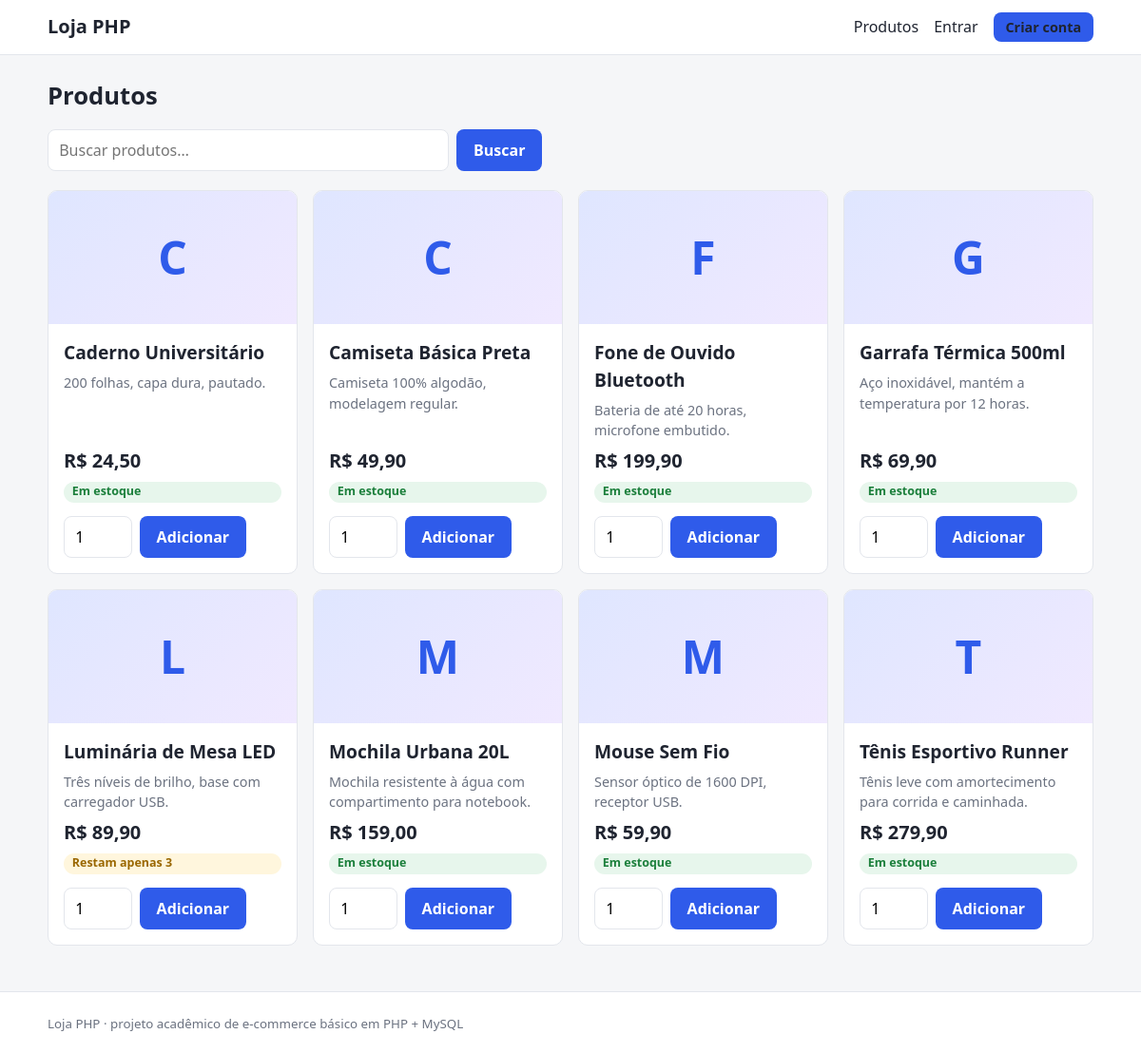
The page / on the database its author committed.
### tables this page shows
CREATE TABLE IF NOT EXISTS products (
    id          INT UNSIGNED NOT NULL AUTO_INCREMENT,
    name        VARCHAR(150) NOT NULL,
    description TEXT NULL,
    price       DECIMAL(10,2) NOT NULL,
    stock       INT UNSIGNED NOT NULL DEFAULT 0,
    image_url   VARCHAR(255) NULL,
    active      TINYINT(1) NOT NULL DEFAULT 1,
    created_at  TIMESTAMP NOT NULL DEFAULT CURRENT_TIMESTAMP,
    updated_at  TIMESTAMP NOT NULL DEFAULT CURRENT_TIMESTAMP ON UPDATE CURRENT_TIMESTAMP,
    PRIMARY KEY (id),
    KEY idx_products_active (active),
    CONSTRAINT chk_products_price CHECK (price >= 0)
);

### src/helpers.php (called while the page is built, shortened)
<?php
function config(string $key, mixed $default = null): mixed
{
    $value = $GLOBALS['config'];
    foreach (explode('.', $key) as $part) {
        $value = $value[$part];
    }
    return $value;
}
function app_name(): string
{
    return (string) config('app.name', 'Loja');
}
function base_path(): string
{
    return rtrim((string) config('app.base_path', ''), '/');
}
function url(string $path = '/'): string
{
    return base_path() . $path;
}
function e(string|int|float|null $value): string
{
    return htmlspecialchars((string) $value, ENT_QUOTES | ENT_SUBSTITUTE, 'UTF-8');
}
function input_str(array $source, string $key): string
{
    $v = $source[$key] ?? '';
    return is_string($v) ? trim($v) : '';
}
function money(string|int|float $value): string
{
    return 'R$ ' . number_format((float) $value, 2, ',', '.');
}
function render_header(string $pageTitle = ''): void
{
    require __DIR__ . '/views/header.php';
}
function render_footer(): void
{
    require __DIR__ . '/views/footer.php';
}

### src/auth.php (called while the page is built, shortened)
<?php
function current_user(): ?array
{
    static $user = false;
    if ($user === false) {
        $user = null;
    }
    return $user;
}

### src/db.php (called while the page is built, shortened)
<?php
function db(): PDO
{
    static $pdo = null;
    if ($pdo === null) {
        $c   = config('db');
        $dsn = sprintf(
            'mysql:host=%s;port=%s;dbname=%s;charset=%s',
            $c['host'],
            $c['port'],
            $c['name'],
            $c['charset']
        );
        $pdo = new PDO($dsn, $c['user'], $c['pass'], [
            PDO::ATTR_ERRMODE            => PDO::ERRMODE_EXCEPTION,
            PDO::ATTR_DEFAULT_FETCH_MODE => PDO::FETCH_ASSOC,
            PDO::ATTR_EMULATE_PREPARES   => false,
        ]);
    }
    return $pdo;
}

### public/index.php (the view, shortened to what this page needs)
<?php
$q      = input_str($_GET, 'q');
$sql    = 'SELECT id, name, description, price, stock, image_url FROM products WHERE active = 1';
$params = [];
$sql .= ' ORDER BY name';
$st = db()->prepare($sql);
$st->execute($params);
$products = $st->fetchAll();
render_header('Produtos');
?>
<h1>Produtos</h1>
<form method="get" class="search" role="search">
    <input type="search" name="q" value="<?= e($q) ?>" placeholder="Buscar produtos…" aria-label="Buscar produtos">
    <button type="submit" class="btn">Buscar</button>
</form>
<?php if (!$products): ?>
    <div class="empty">Nenhum produto encontrado.</div>
<?php else: ?>
    <div class="grid">
        <?php foreach ($products as $p):
            $stock = (int) $p['stock'];
            $img   = (string) $p['image_url'];
            ?>
            <article class="product">
                <div class="product__image" aria-hidden="true">
                    <?php if ($img !== ''): ?>
                        <img src="<?= e($img) ?>" alt="" loading="lazy">
                    <?php else: ?>
                        <?= e(mb_strtoupper(mb_substr($p['name'], 0, 1, 'UTF-8'), 'UTF-8')) ?>
                    <?php endif; ?>
                </div>
                <div class="product__body">
                    <h2 class="product__name"><?= e($p['name']) ?></h2>
                    <p class="product__desc"><?= e($p['description']) ?></p>
                    <div class="product__price"><?= e(money($p['price'])) ?></div>
                    <?php if ($stock === 0): ?>
                        <span class="badge badge--out">Esgotado</span>
                    <?php elseif ($stock <= 5): ?>
                        <span class="badge badge--low">Restam apenas <?= $stock ?></span>
                    <?php else: ?>
                        <span class="badge badge--ok">Em estoque</span>
                    <?php endif; ?>
                    <?php if ($stock > 0): ?>
                        <form method="post" action="<?= e(url('/cart.php')) ?>" class="product__buy">
                            <input type="number" name="quantity" value="1" min="1" max="<?= $stock ?>" aria-label="Quantidade">
                            <button type="submit" class="btn">Adicionar</button>
                        </form>
                    <?php endif; ?>
                </div>
            </article>
        <?php endforeach; ?>
    </div>
<?php endif; ?>
<?php render_footer(); ?>

### src/views/header.php (shortened to what this page needs)
<?php
$user      = current_user();
$cartCount = $user ? cart_count((int) $user['id']) : 0;
?>
<!doctype html>
<html lang="pt-BR">
<head>
    <link rel="stylesheet" href="<?= e(url('/assets/style.css')) ?>">
</head>
<body>
<header class="topbar">
    <div class="container topbar__inner">
        <a class="brand" href="<?= e(url('/')) ?>"><?= e(app_name()) ?></a>
        <nav class="nav" aria-label="Principal">
            <a href="<?= e(url('/')) ?>">Produtos</a>
            <?php if ($user): ?>
                <a href="<?= e(url('/cart.php')) ?>">Carrinho<?php if ($cartCount > 0): ?> <span class="pill"><?= $cartCount ?></span><?php endif; ?></a>
                <a href="<?= e(url('/orders.php')) ?>">Meus pedidos</a>
                <?php if ($user['role'] === 'admin'): ?>
                    <a href="<?= e(url('/admin/')) ?>">Admin</a>
                <?php endif; ?>
                <span class="nav__user">Olá, <?= e(explode(' ', $user['name'])[0]) ?></span>
                <form method="post" action="<?= e(url('/logout.php')) ?>" class="inline">
                    <?= csrf_field() ?>
                    <button type="submit" class="link-button">Sair</button>
                </form>
            <?php else: ?>
                <a href="<?= e(url('/login.php')) ?>">Entrar</a>
                <a class="btn btn--small" href="<?= e(url('/register.php')) ?>">Criar conta</a>
            <?php endif; ?>
        </nav>
    </div>
</header>
<main class="container">

### src/views/footer.php
</main>
<footer class="footer">
    <div class="container">
        <small><?= e(app_name()) ?> · projeto acadêmico de e-commerce básico em PHP + MySQL</small>
    </div>
</footer>
</body>
</html>

### public/assets/style.css (style rules this page uses)
:root { --bg: #f5f6f8; --surface: #ffffff; --text: #1f2430; --muted: #6b7280; --border: #e3e6ec; --primary: #2f5bea; --primary-dark: #2448c4; --danger: #c62828; --success: #1b7f3b; --warning: #9a6700; --radius: 10px; }
* { box-sizing: border-box; }
body { margin: 0; min-height: 100vh; display: flex; flex-direction: column; background: var(--bg); color: var(--text); font: 16px/1.5 system-ui, -apple-system, "Segoe UI", Roboto, sans-serif; }
main { flex: 1; padding-top: 1.5rem; padding-bottom: 3rem; }
a { color: var(--primary); }
h1 { font-size: 1.6rem; margin: 0 0 1rem; }
h2 { font-size: 1.2rem; margin: 1.5rem 0 .75rem; }
.container { width: min(1100px, 100% - 2rem); margin-inline: auto; }
.topbar { background: var(--surface); border-bottom: 1px solid var(--border); }
.topbar__inner { display: flex; align-items: center; justify-content: space-between; gap: 1rem; padding: .8rem 0; flex-wrap: wrap; }
.brand { font-weight: 700; font-size: 1.25rem; text-decoration: none; color: var(--text); }
.nav { display: flex; align-items: center; gap: 1rem; flex-wrap: wrap; }
.nav a { text-decoration: none; color: var(--text); }
.btn, button.btn { display: inline-block; padding: .6rem 1.1rem; border: 0; border-radius: 8px; background: var(--primary); color: #fff; font: inherit; font-weight: 600; text-decoration: none; cursor: pointer; }
.btn--small { padding: .3rem .8rem; font-size: .9rem; }
input[type=text], input[type=email], input[type=password], input[type=number], input[type=url], input[type=search], textarea, select { width: 100%; padding: .55rem .7rem; border: 1px solid var(--border); border-radius: 8px; font: inherit; background: #fff; }
.search { display: flex; gap: .5rem; margin-bottom: 1.25rem; max-width: 520px; }
.grid { display: grid; grid-template-columns: repeat(auto-fill, minmax(230px, 1fr)); gap: 1rem; }
.product { display: flex; flex-direction: column; background: var(--surface); border: 1px solid var(--border); border-radius: var(--radius); overflow: hidden; }
.product__image { height: 140px; display: grid; place-items: center; background: linear-gradient(135deg, #dfe6ff, #f0e9ff); font-size: 3rem; font-weight: 700; color: var(--primary); }
.product__body { padding: 1rem; display: flex; flex-direction: column; gap: .4rem; flex: 1; }
.product__name { font-weight: 600; margin: 0; }
.product__desc { color: var(--muted); font-size: .9rem; margin: 0; flex: 1; }
.product__price { font-size: 1.25rem; font-weight: 700; }
.product__buy { display: flex; gap: .5rem; margin-top: .5rem; }
.product__buy input[type=number] { width: 4.5rem; }
.badge { display: inline-block; padding: .1rem .55rem; border-radius: 999px; font-size: .78rem; font-weight: 600; }
.badge--ok { background: #e7f6ec; color: var(--success); }
.badge--low { background: #fff6dd; color: var(--warning); }
.footer { padding: 1.25rem 0; color: var(--muted); border-top: 1px solid var(--border); background: var(--surface); }

### rows shown on the page
products: name "C", name "Caderno Universitário", description "200 folhas, capa dura, pautado.", price "R$ 24,50", stock "Em estoque"
products: name "C", name "Camiseta Básica Preta", description "Camiseta 100% algodão, modelagem regular.", price "R$ 49,90", stock "Em estoque"
products: name "F", name "Fone de Ouvido Bluetooth", description "Bateria de até 20 horas, microfone embutido.", price "R$ 199,90", stock "Em estoque"
products: name "G", name "Garrafa Térmica 500ml", description "Aço inoxidável, mantém a temperatura por 12 horas.", price "R$ 69,90", stock "Em estoque"
products: name "L", name "Luminária de Mesa LED", description "Três níveis de brilho, base com carregador USB.", price "R$ 89,90", stock "3"
products: name "M", name "Mochila Urbana 20L", description "Mochila resistente à água com compartimento para notebook.", price "R$ 159,00", stock "Em estoque"
products: name "M", name "Mouse Sem Fio", description "Sensor óptico de 1600 DPI, receptor USB.", price "R$ 59,90", stock "Em estoque"
products: name "T", name "Tênis Esportivo Runner", description "Tênis leve com amortecimento para corrida e caminhada.", price "R$ 279,90", stock "Em estoque"

### other values the page prints
app_name() "Loja PHP"
